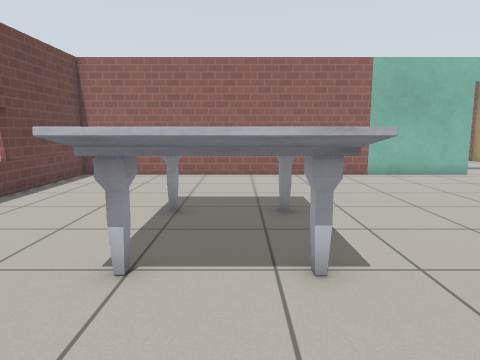
View 1 (above)

24 first-person views from a walk through a robot-simulator world made for Gazebo. The camera is 0.94 m above the floor, tilts 8° down and sees 70° across. The floor is counted in squares, 0.5 m on a side. Each view is taken from the middle of a square. On the plan, view 1 faces up. The plan holds only what a view shows up to about 17 squares ahead; the rest is blank. The robots in the file are not drawn. Gazebo's built-in surfaces are drawn with simple patterns.

View 2
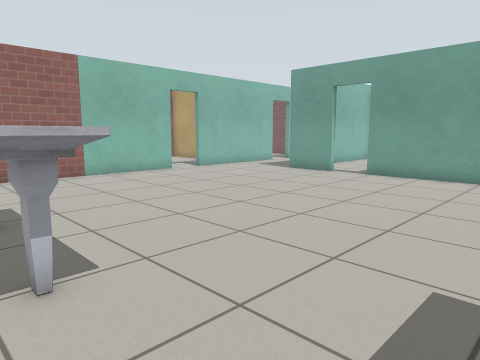

View 3
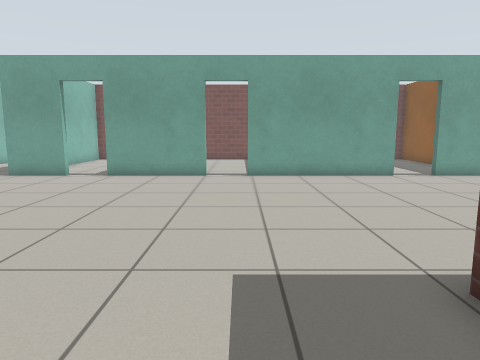

View 4
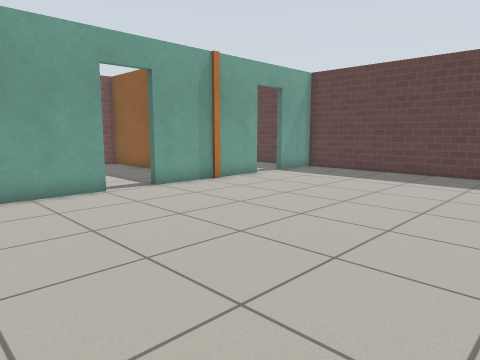

View 5
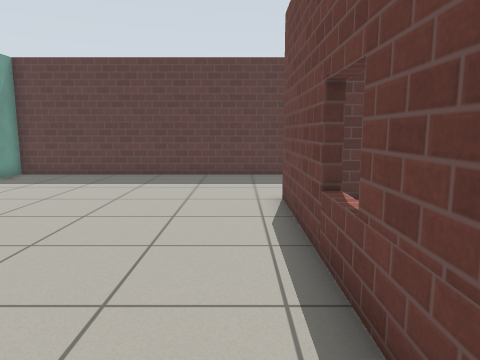

View 6
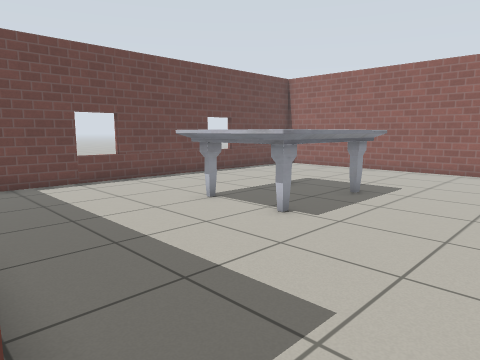

View 7
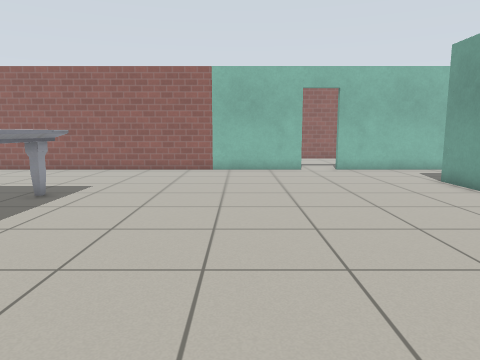

View 8
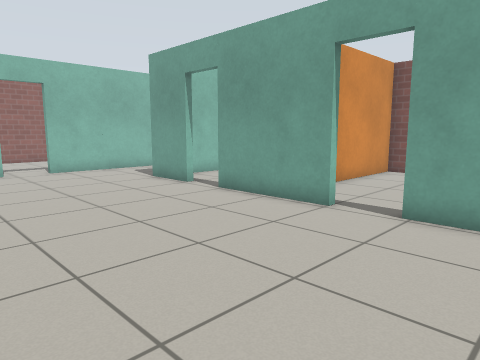

View 9
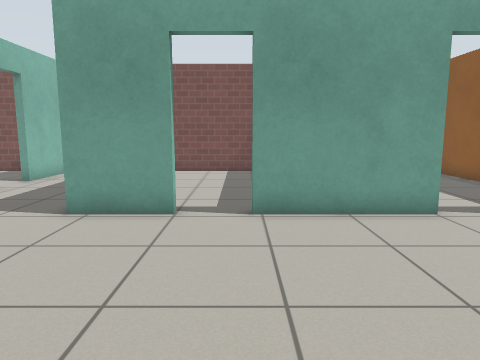

View 10
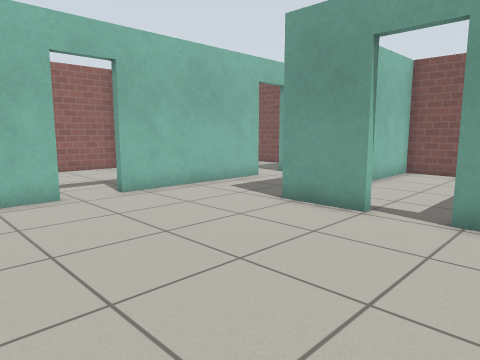

View 11
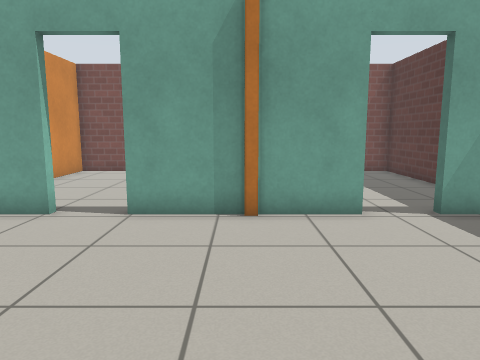

View 12
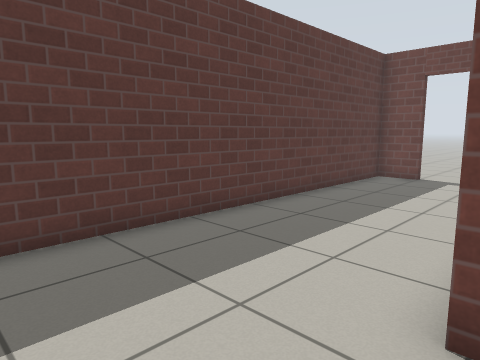

View 13
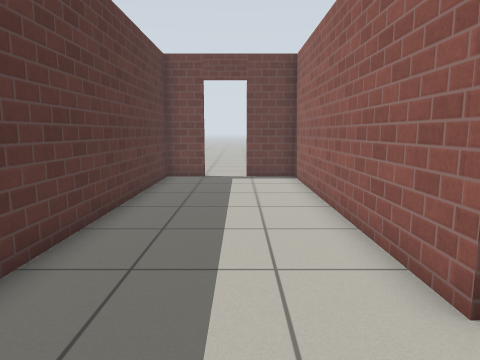

View 14
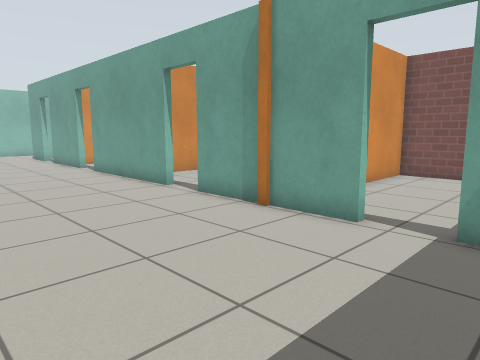

View 15
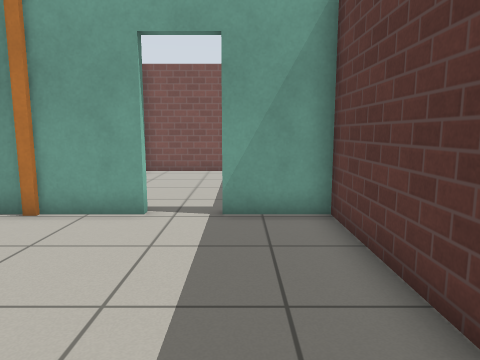

View 16
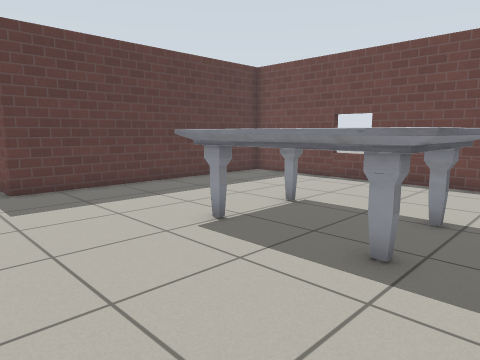

View 17
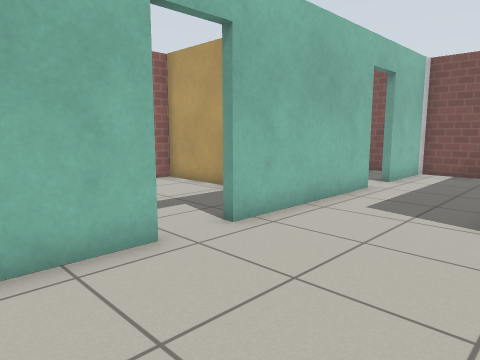

View 18
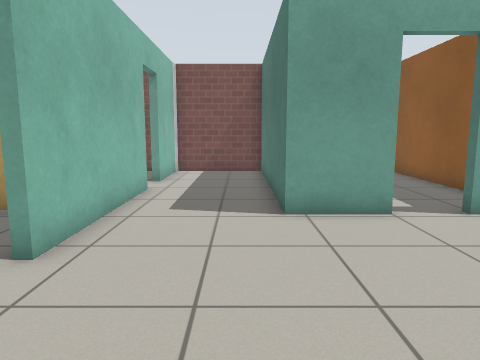

View 19
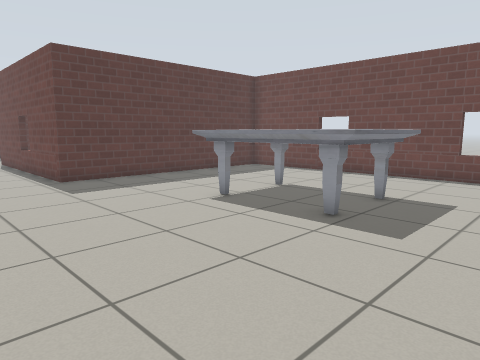

View 20
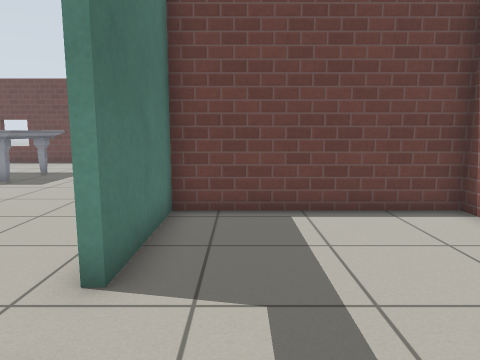

View 21
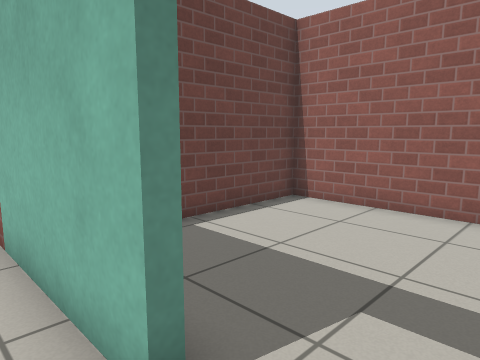

View 22
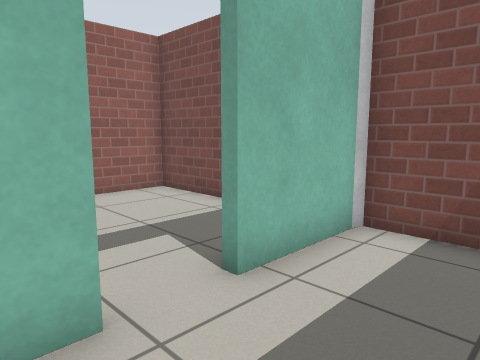

View 23
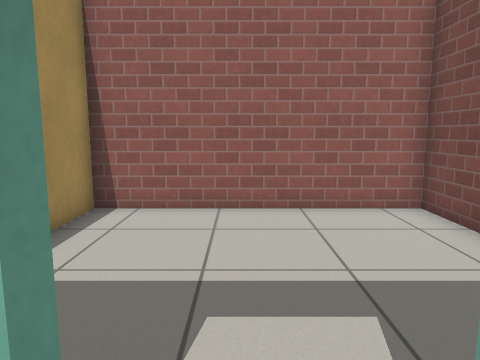

View 24
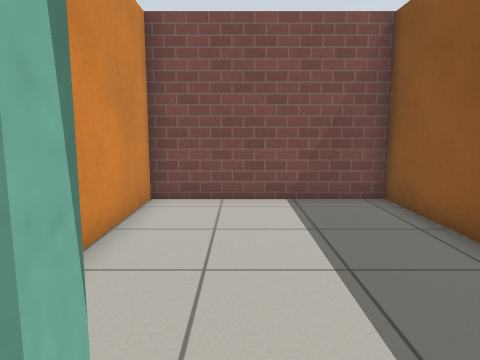

### Floor plan
Points are (right, up) in squares from view 1. A wall is a line through its corners. A room is listed if a view was taken in it or the views show most of it. See-through windows are left out.
Room 1 (views 1, 2, 3, 4, 5, 6, 7, 8, 9, 10, 11, 12, 13, 14, 15, 16, 17, 18, 19, 21, 22, 23, 24)
walls: (14.7, 2.4) (14.7, 6.7); (14.7, -5.8) (14.7, 0.7); (14.7, 8.5) (14.7, 11) (23.5, 11) (23.5, 15) (23.1, 15.1); (10.1, 15.1) (-6.9, 15.1) (-6.9, -1.7) (3.8, -1.7) (3.8, -11.7) (-7.4, -11.7) (-7.4, -13.7); (14.7, -12.9) (14.7, -7.4); (18.3, 15.1) (11.8, 15.1); (-7.4, -15.5) (-7.4, -17.1) (14.7, -17.1) (14.7, -14.5); (23.5, 15.1) (20, 15.1)
ways out: open door at (10.5, 15) to room 2; open door at (19.5, 15) to room 3; open door at (15, 1.5) to room 4; open door at (15, 7.5) to room 5; open door at (-7.5, -14.5); open door at (15, -13.5); open door at (15, -6.5)
objects: marble table (-2, 4) to (1, 9)
Room 2 (view 20)
walls: (10.6, 22.3) (5.9, 22.3) (5.9, 15.4) (10.1, 15.4); (15.1, 17.5) (15.1, 22.3) (12.2, 22.3)
ways out: open door at (10.5, 15) to room 1
Room 3 (no view inside)
walls: (23.5, 16.1) (23.5, 22.3) (15.4, 22.3) (15.4, 20.3)
ways out: open door at (19.5, 15) to room 1
Room 4 (no view inside)
walls: (19.6, -2.1) (23.5, -2.1) (23.5, 4.5) (18.6, 4.5)
ways out: open door at (15, 1.5) to room 1
Room 5 (no view inside)
walls: (18.3, 10.7) (16.6, 10.7); (17.8, 4.8) (22.9, 4.8); (23.5, 6.4) (23.5, 10.7) (19.9, 10.7)
ways out: open door at (15, 7.5) to room 1

Where each view was taken, in squares from view 1:
view 1: 0 up, 0 right, facing up
view 2: 0 up, 0 right, facing up-right
view 3: 1 up, 0 right, facing right
view 4: 1 down, 4 right, facing down-right
view 5: 2 down, 5 right, facing down
view 6: 2 down, 6 right, facing up-left
view 7: 2 down, 7 right, facing up
view 8: 2 down, 7 right, facing up-right
view 9: 7 up, 7 right, facing right
view 10: 5 up, 7 right, facing up-right
view 11: 10 down, 7 right, facing right
view 12: 11 down, 7 right, facing down-left
view 13: 14 down, 7 right, facing left
view 14: 16 down, 8 right, facing up-right
view 15: 15 down, 7 right, facing right
view 16: 10 up, 6 right, facing down-left
view 17: 10 up, 7 right, facing up-right
view 18: 12 up, 7 right, facing right
view 19: 12 up, 8 right, facing down-left
view 20: 17 up, 14 right, facing left
view 21: 14 up, 12 right, facing up-left
view 22: 12 up, 17 right, facing up-right
view 23: 14 up, 19 right, facing up
view 24: 2 up, 14 right, facing right
